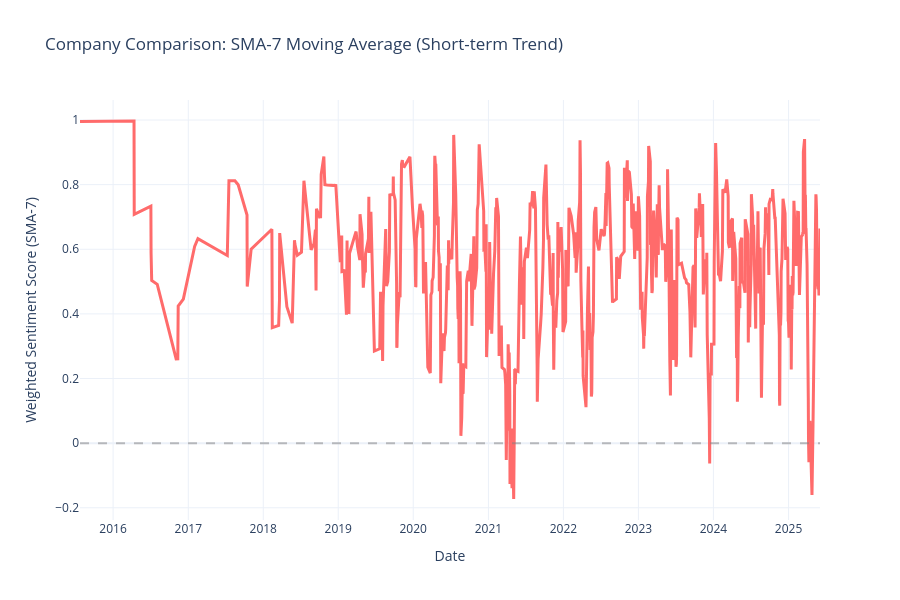
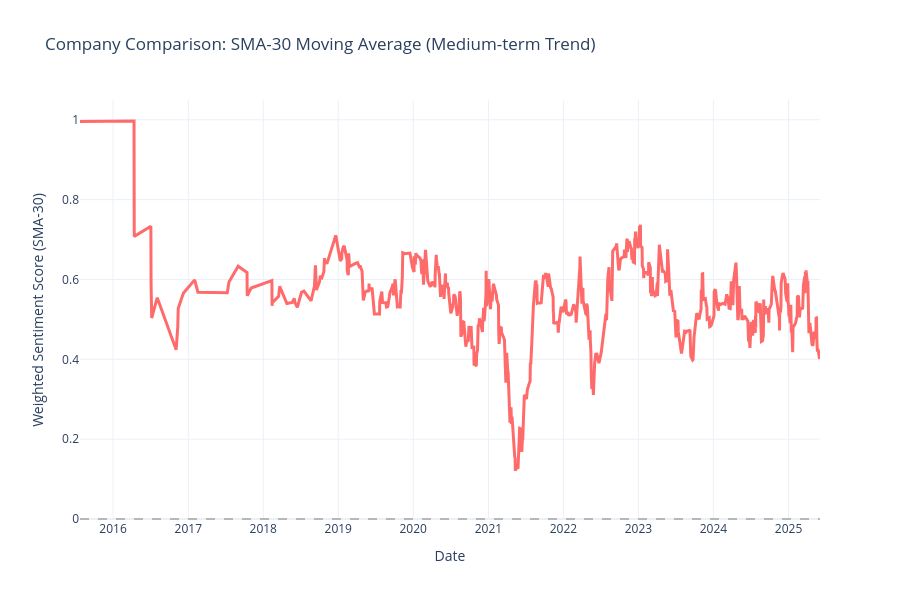
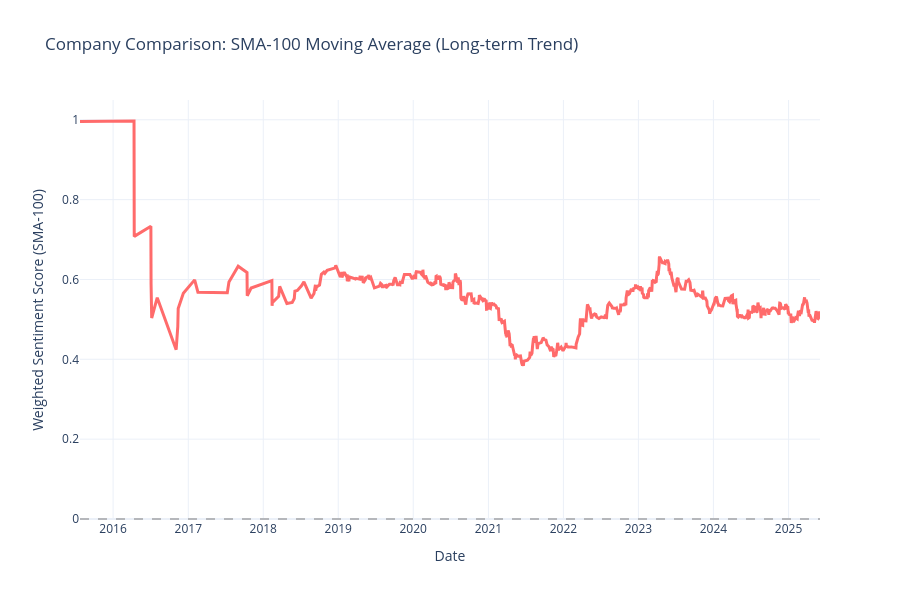

The notebook cell these images were saved under, in order:
### Markdown cell above
## 4. Generate and Review the Case Outputs

The first cell creates the comparison views and summary table, and the second shows the detailed GitLab chart.

### Code cell
sentiment_results = {
    'GitLab': gitlab_sentiment,
    # 'GitHub': github_sentiment,
    # 'Bitbucket': bitbucket_sentiment,
    # 'Azure DevOps': azure_sentiment
}

# Create all charts
all_charts = create_all_charts(sentiment_results)

# Display individual charts
# all_charts['GitLab_individual'].show()
# all_charts['GitHub_individual'].show()

# Display comparison charts
all_charts['sma7_comparison'].show()
all_charts['sma30_comparison'].show()
all_charts['sma100_comparison'].show()
all_charts['summary_stats']

### Figure 1 — Plotly figure (JSON) as saved in the notebook; plotly's stock layout.template omitted (floating-point values rounded to 4 significant figures; data arrays with more than 128 entries replaced by an {"elided": "..."} marker saying what was removed)
{"data": [{"hovertemplate": "<b>GitLab</b><br>Date: %{x}<br>SMA_7: %{y:.4f}<br><extra></extra>", "line": {"color": "#FF6B6B", "width": 3}, "mode": "lines", "name": "GitLab", "type": "scatter", "x": {"elided": "718 str values"}, "y": {"elided": "718 float values"}}], "layout": {"height": 600, "hovermode": "x unified", "legend": {"x": 0.01, "xanchor": "left", "y": 0.99, "yanchor": "top"}, "shapes": [{"line": {"color": "gray", "dash": "dash"}, "opacity": 0.5, "type": "line", "x0": 0, "x1": 1, "xref": "x domain", "y0": 0, "y1": 0, "yref": "y"}], "title": {"text": "Company Comparison: SMA-7 Moving Average (Short-term Trend)"}, "xaxis": {"autorange": true, "range": ["2015-07-24", "2025-06-03"], "title": {"text": "Date"}, "type": "date"}, "yaxis": {"autorange": true, "range": [-0.2379, 1.062], "title": {"text": "Weighted Sentiment Score (SMA-7)"}, "type": "linear"}}}

### Figure 2 — Plotly figure (JSON) as saved in the notebook; plotly's stock layout.template omitted (floating-point values rounded to 4 significant figures; data arrays with more than 128 entries replaced by an {"elided": "..."} marker saying what was removed)
{"data": [{"hovertemplate": "<b>GitLab</b><br>Date: %{x}<br>SMA_30: %{y:.4f}<br><extra></extra>", "line": {"color": "#FF6B6B", "width": 3}, "mode": "lines", "name": "GitLab", "type": "scatter", "x": {"elided": "718 str values"}, "y": {"elided": "718 float values"}}], "layout": {"height": 600, "hovermode": "x unified", "legend": {"x": 0.01, "xanchor": "left", "y": 0.99, "yanchor": "top"}, "shapes": [{"line": {"color": "gray", "dash": "dash"}, "opacity": 0.5, "type": "line", "x0": 0, "x1": 1, "xref": "x domain", "y0": 0, "y1": 0, "yref": "y"}], "title": {"text": "Company Comparison: SMA-30 Moving Average (Medium-term Trend)"}, "xaxis": {"autorange": true, "range": ["2015-07-24", "2025-06-03"], "title": {"text": "Date"}, "type": "date"}, "yaxis": {"autorange": true, "range": [-0.002505, 1.05], "title": {"text": "Weighted Sentiment Score (SMA-30)"}, "type": "linear"}}}

### Figure 3 — Plotly figure (JSON) as saved in the notebook; plotly's stock layout.template omitted (floating-point values rounded to 4 significant figures; data arrays with more than 128 entries replaced by an {"elided": "..."} marker saying what was removed)
{"data": [{"hovertemplate": "<b>GitLab</b><br>Date: %{x}<br>SMA_100: %{y:.4f}<br><extra></extra>", "line": {"color": "#FF6B6B", "width": 3}, "mode": "lines", "name": "GitLab", "type": "scatter", "x": {"elided": "718 str values"}, "y": {"elided": "718 float values"}}], "layout": {"height": 600, "hovermode": "x unified", "legend": {"x": 0.01, "xanchor": "left", "y": 0.99, "yanchor": "top"}, "shapes": [{"line": {"color": "gray", "dash": "dash"}, "opacity": 0.5, "type": "line", "x0": 0, "x1": 1, "xref": "x domain", "y0": 0, "y1": 0, "yref": "y"}], "title": {"text": "Company Comparison: SMA-100 Moving Average (Long-term Trend)"}, "xaxis": {"autorange": true, "range": ["2015-07-24", "2025-06-03"], "title": {"text": "Date"}, "type": "date"}, "yaxis": {"autorange": true, "range": [-0.002505, 1.05], "title": {"text": "Weighted Sentiment Score (SMA-100)"}, "type": "linear"}}}
